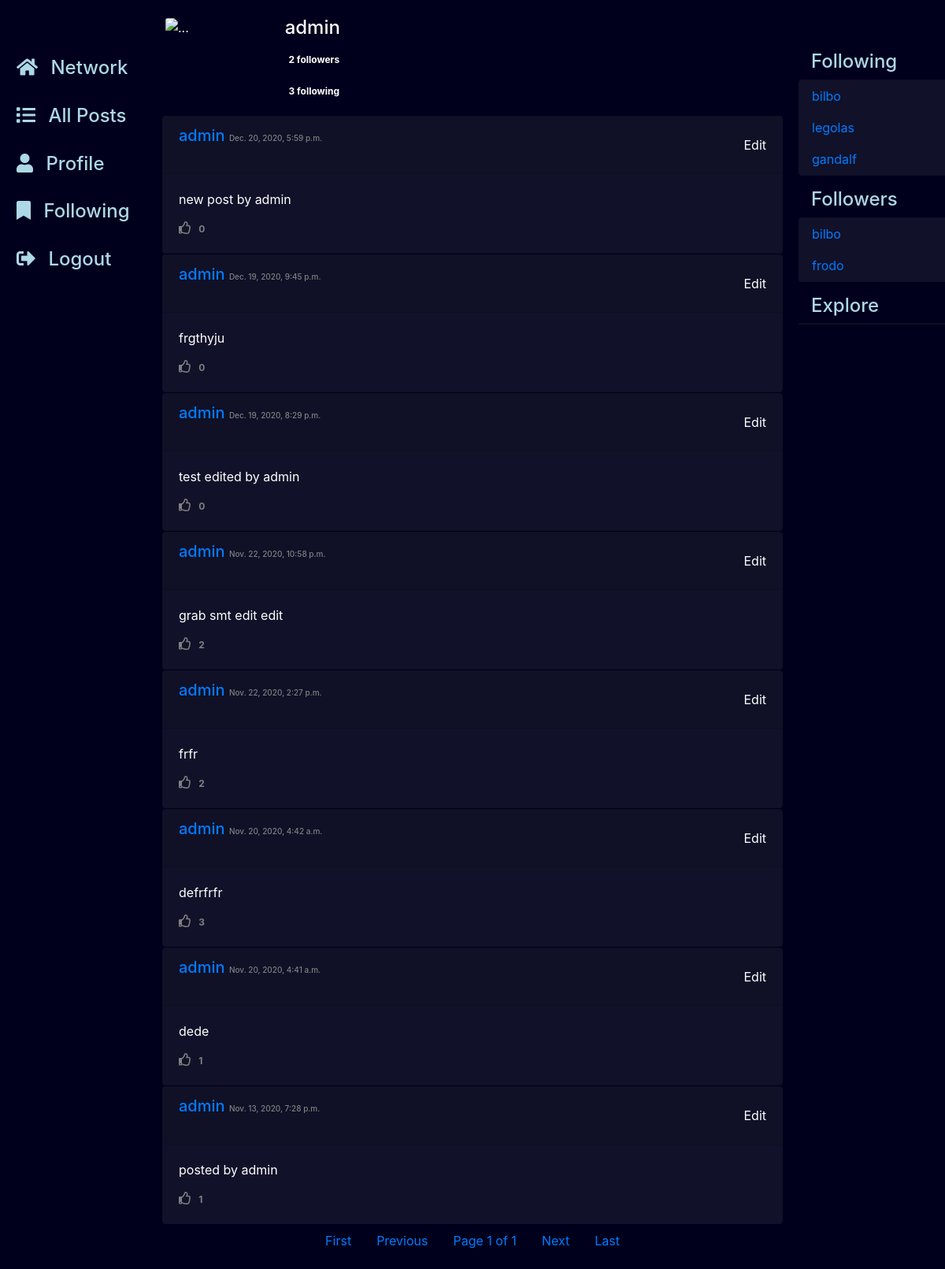
Page /posts/admin (signed in) on the committed database.
### network/models.py (models this page shows, shortened)
class User(AbstractUser):
    followers = models.ManyToManyField("self", related_name="following", blank=True, symmetrical=False)

class Post(models.Model):
    user = models.ForeignKey("User", on_delete=models.CASCADE, related_name="posts")
    body = models.TextField()
    timestamp = models.DateTimeField(default=timezone.now)
    likes = models.ManyToManyField("User", related_name="likes", blank=True)

### network/views.py (the view, shortened to what this page needs)
# urls.py: path("posts/<str:post>", views.index, name="posts"),
def index(request,post=""):
    def getPaginator(posts):
        pages = request.GET.get('page')
        pagination = Paginator(posts, 30)
        page = pagination.get_page(pages)
        return page
    if request.user.is_authenticated:
        if post == "following":
            posts = Post.objects.filter(user__in = request.user.following.all())
            posts = posts.order_by("-timestamp").all()
            page_obj = getPaginator(posts)
            return render(request , "network/following.html", {
                "page_obj":page_obj
            })
        elif User.objects.filter(username = post):
            user = User.objects.filter(username = post).first()
            posts = Post.objects.filter(user = user)
            posts = posts.order_by("-timestamp").all()
            page_obj = getPaginator(posts)
            return render(request , "network/user.html", {
                "page_obj":page_obj,
                "user":user,
                "followers": user.followers.count(),
                "following": user.following.count(),
                "isfollowing": user in request.user.following.all()
            })
        else:
            return HttpResponse("404 Page Not found")
    else:
        return HttpResponseRedirect(reverse("login"))

### network/templates/network/user.html (shortened to what this page needs)
{% extends "network/postlist.html" %}
{% block content %}
  <div class="profile mx-auto ">
      <div class="row">
        <div class="col-md-2 col-sm-2" style="padding: 1.25rem;">
          <img src="https://th.bing.com/th/id/OIP.W1fDzc69LNG8XTNGzl6KXwHaHa?pid=Api&rs=1" class="card-img" alt="...">
        </div>
        <div class="col-md-8">
          <div class="card-body">
            <h4 class="card-title">{{user.username}}</h4>
            <p class="card-text"><span class="badge followers">{{ followers}} followers</span> </p>
            <p class="card-text"><span class="badge followers">{{ following}} following</span> </p>
          </div>
        </div>
      </div>
  </div>
{% endblock %}

### network/templates/network/postlist.html (shortened to what this page needs)
{% extends "network/layout.html" %}
{% block body %}
  {% block content %}
  {% endblock %}
    <div id = "posts">
        {% for post in page_obj%}
          <div class="card post" id="{{post.id}}" >
            <div class="card-header d-flex flex-row justify-content-between">
              <h5 data-post_user="{{post.user}}"><p> <a href="{% url 'posts' post.user %}">{{post.user}}</a> <span style="color: gray; font-size: 50%;" >{{post.timestamp}}</span> </h5>
              {% if post.user == request.user %}
              <button data-post_id="{{post.id}}" id="edit-button">Edit</button>
              {% endif %}
            </div>
            <div class="card-body">
                <p class="card-title">{{post.body}}</p>
                {% if request.user.is_authenticated %}
                  <button type="button" data-post_id="{{post.id}}" id="like-button">
                    {% if request.user in post.likes.all %}
                      <i class="far fa-thumbs-up"></i>
                    {% else %}
                      <i class="far fa-thumbs-up"></i>
                    {% endif %}
                      <span class="badge likes">{{post.likes.count}}</span>
                      </button>
                {% else %}
                  <i  class="fas fa-thumbs-up"></i><span class="badge likes">{{post.likes.count}}</span>
                {% endif %}
          </div>
        </div>
        {% empty %}
          <h4 class="text-center">No Posts yet</h4>
        {% endfor %}
    </div>
    <nav aria-label="...">
        <ul class="pagination justify-content-center sticky-bottom">
          {% if page_obj.has_previous %}
            <li class="page-item">
              <a class="nav-link" href="?page=1">&laquo; First</a>
            </li>
            <li class="page-item">
              <a class="nav-link" href="?page={{ page_obj.previous_page_number }}">Previous</a>
            </li>
          {% else %}
            <li class="page-item disabled">
              <a class="nav-link" href="#">First</a>
            </li>
            <li class="page-item disabled">
              <a class="nav-link" href="#" aria-disabled="true">Previous</a>
            </li>
          {% endif %}
          <li class="page-item disabled">
            <a class="nav-link" href="">Page {{ page_obj.number }} of {{ page_obj.paginator.num_pages }}</a>
          </li>
          {% if page_obj.has_next %}
          <li class="page-item">
            <a class="nav-link" href="?page={{ page_obj.next_page_number }}">Next</a>
          </li>
          <a class="nav-link" href="?page={{ page_obj.paginator.num_pages }}">Last &raquo;</a>
          {% else %}
            <li class="page-item disabled">
              <a class="nav-link" href="#">Next</a>
            </li>
            <li class="page-item disabled">
              <a class="nav-link" href="#" aria-disabled="true">Last</a>
            </li>
          {% endif %}
        </ul>
      </nav>
{% endblock %}

### network/templates/network/layout.html (shortened to what this page needs)
{% load static %}
<!DOCTYPE html>
<html lang="en">
  <head>
    <link rel="stylesheet" href="https://stackpath.bootstrapcdn.com/bootstrap/4.4.1/css/bootstrap.min.css">
    <link rel="stylesheet" href="https://use.fontawesome.com/releases/v5.14.0/css/all.css">
    <link href="{% static 'network/styles.css' %}" rel="stylesheet">
  </head>
  <body>
    <div class="body">
      <div class="row">
        <div class="sidebar col-lg-2 col-md-1 py-5 px-1">
          <h4 class="sidebar-heading"> <a class="nav-link" href="{% url 'index' %}"><i style="padding-right: 10px;" class="fas fa-home"></i> Network</a></h4>
          <h4 class="sidebar-heading"> <a class="nav-link" href="{% url 'index' %}"><i style="padding-right: 10px;" class="fas fa-list"></i> All Posts</a></h4>
          {% if user.is_authenticated %}
            <h4 class="sidebar-heading"> <a class="nav-link" href="{% url 'posts' request.user %}"><i style="padding-right: 10px;" class="fa fa-user"></i> Profile<span class="sr-only">(current)</span></a></h4>
            <h4 class="sidebar-heading"> <a class="nav-link" href="{% url 'posts' 'following'%}"><i style="padding-right: 10px;" class="fa fa-bookmark"></i> Following<span class="sr-only">(current)</span></a></h4>
            <h4 class="sidebar-heading"> <a class="nav-link" href="{% url 'logout' %}"><i style="padding-right: 10px;" class="fa fa-sign-out-alt"></i> Logout<span class="sr-only">(current)</span></a></h4>
          {% endif %}
        </div>
        <div class="col-lg-8 col-md-6 ">
          {% block body %}
          {% endblock %}
        </div>
        <div class="sidebar col-lg-2 col-md-3 py-5 px-1">
          {% if user.is_authenticated %}
            <h4 class="sidebar-heading">Following</h4>
            <div class="card sidebar-body">
              <ul class="list-group">
                {% for person in request.user.following.all %}
                  <a class="nav-link" href="{% url 'posts' person %}">
                    {{ person.username }}
                  </a>
                {% endfor %}
              </ul>
            </div>
            <h4 class="sidebar-heading"> Followers</h4>
            <div class="card sidebar-body">
              <ul class="list-group">
                {% for person in request.user.followers.all %}
                  <a class="nav-link" href="{% url 'posts' person %}">
                    {{ person.username }}
                  </a>
                {% endfor %}
              </ul>
            </div>
            <h4 class="sidebar-heading">Explore</h4>
            <div class="card sidebar-body">
            </div>
          {% endif %}
        </div>
      </div>
    </div>
  </body>
</html>

### network/static/network/styles.css (style rules this page uses)
body { background : rgb(0, 0, 29); color: lightblue; }
.profile { margin-top: 10px; margin: 1px; background :0%; color: white; }
.card { margin: 1px; background : rgb(17, 17, 41); color: white; }
button { all:unset; }
.sidebar { background : 0%; color: lightblue; }
.sidebar-heading { margin-left: 1rem; margin-top: 1rem; }
.sidebar-heading a { color: lightblue; }
.sidebar-body { margin: auto; }
#like-button * { pointer-events: none; color: gray; }
.list-group { background: 0%; }

### rows in the picture
User: username "admin"
Post: user "admin", timestamp "Dec. 20, 2020, 5:59 p.m.", body "new post by admin", likes.count "0"
Post: user "admin", timestamp "Dec. 19, 2020, 9:45 p.m.", body "frgthyju", likes.count "0"
Post: user "admin", timestamp "Dec. 19, 2020, 8:29 p.m.", body "test edited by admin", likes.count "0"
Post: user "admin", timestamp "Nov. 22, 2020, 10:58 p.m.", body "grab smt edit edit", likes.count "2"
Post: user "admin", timestamp "Nov. 22, 2020, 2:27 p.m.", body "frfr", likes.count "2"
Post: user "admin", timestamp "Nov. 20, 2020, 4:42 a.m.", body "defrfrfr", likes.count "3"
Post: user "admin", timestamp "Nov. 20, 2020, 4:41 a.m.", body "dede", likes.count "1"
Post: user "admin", timestamp "Nov. 13, 2020, 7:28 p.m.", body "posted by admin", likes.count "1"
User: username "bilbo"
User: username "legolas"
User: username "gandalf"
User: username "frodo"

### other values in the picture
{{ followers }} "2"
{{ following }} "3"
{{ page_obj.number }} "1"
{{ page_obj.paginator.num_pages }} "1"
